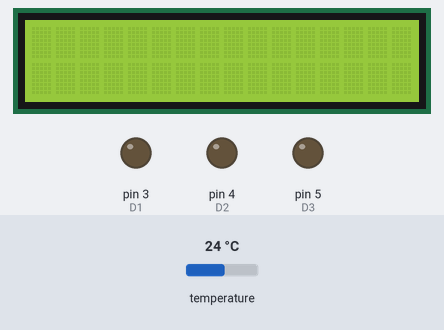
Recording of a sketch running on a simulated Arduino Uno, built with avr-gcc and run on an emulated ATmega328P. Parts: 16×2 character LCD, output pins drawn as LEDs (lit = HIGH). Inputs (shaded band) come from the test bench; at power-on: temperature 24 °C.

Above: at 2.3 s.
2.4 s: temperature set to 16.8 °C
At 3.9 s:
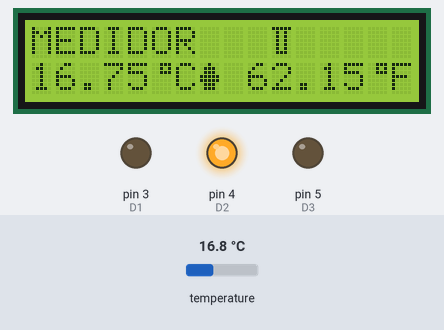
4.2 s: temperature set to 15.1 °C
5.7 s: temperature set to 14.5 °C
At 6.9 s:
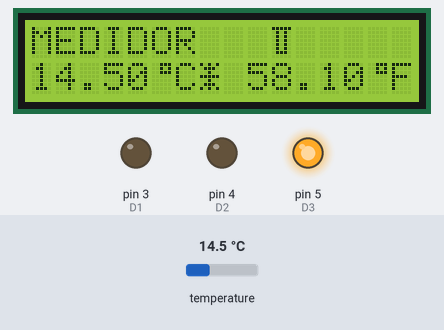
7.3 s: temperature set to 33 °C
At 8.7 s:
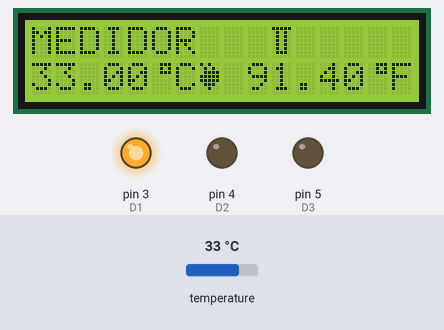
Timing chart, 0 to 9.9 s (numbered marks = the images above; inputs shaded):
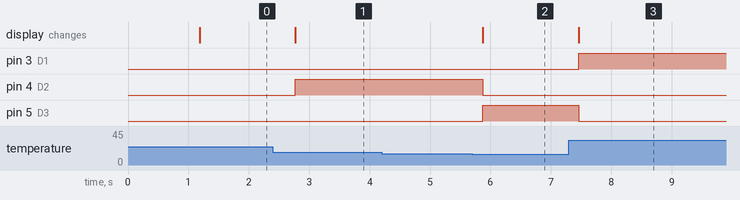

Measured:
- the behaviour switches between 15 and 14.9 °C on temperature (found by bisection; images 1 and 2)
- after the input at 2.4 s, the display: changes after 0.37 s (image 1)
- after the input at 4.2 s, every drawn part: stays the same
- after the input at 5.7 s, pin 4 (D2): HIGH → LOW after 0.18 s; pin 5 (D3): LOW → HIGH after 0.18 s; the display: changes after 0.18 s (image 2)
- after the input at 7.3 s, pin 3 (D1): LOW → HIGH after 0.16 s; pin 5 (D3): HIGH → LOW after 0.16 s; the display: changes after 0.16 s (image 3)

The sketch:

temperatura.ino
```cpp
/*
 * Fundacion Kinal
 * CENTRO EDUCATIVO TECNICO LABORAL KINAL
 * ELECTRONICA
 * EB5AM
 * Taller de Electronica Digital
 * Byron Renato Dávila Santiago
 * 2019618
 */

#include <OneWire.h>
#include <DallasTemperature.h>
#include <Wire.h>
#include <LiquidCrystal_I2C.h>

#define Direccion_LCD 0x27
#define FILAS 2
#define COLUMNAS 16
#define Pin_de_datos 2
#define D1 3
#define D2 4
#define D3 5

int Fahrenheit;
int OFahrenheit();
int Celsius;
int ICelsius();
void LCD_BYRON();
byte Termometro[] = {
  B11111,
  B01010,
  B01010,
  B01010,
  B01010,
  B01010,
  B01110,
  B00000
};
byte Signo_de_grados[] = {
  B00111,
  B00101,
  B00111,
  B00000,
  B00000,
  B00000,
  B00000,
  B00000
};
byte Copo_de_Nieve[] = {
  B10101,
  B01110,
  B00100,
  B11111,
  B00100,
  B01110,
  B10101,
  B00000
};
byte Fuego[] = {
  B10100,
  B01010,
  B01111,
  B11111,
  B11111,
  B01110,
  B00100,
  B00000
};
byte Persona[] = {
  B00100,
  B01110,
  B01110,
  B11111,
  B11111,
  B01110,
  B01110,
  B00000
};
OneWire ourWire(2);
DallasTemperature SENSOR(&ourWire);
LiquidCrystal_I2C LCD_DAVILA(Direccion_LCD, COLUMNAS, FILAS);
void setup() {
  delay(1000);
  Serial.begin(9600);
  SENSOR.begin();
  pinMode(D1, OUTPUT);
  pinMode(D2, OUTPUT);
  pinMode(D3, OUTPUT);
  LCD_DAVILA.begin(16, 2);
  LCD_DAVILA.init();
  LCD_DAVILA.backlight();
  LCD_DAVILA.createChar(1, Termometro);
  LCD_DAVILA.write(1);
  LCD_DAVILA.createChar(2, Signo_de_grados);
  LCD_DAVILA.write(2);
  LCD_DAVILA.createChar(3, Copo_de_Nieve);
  LCD_DAVILA.write(3);
  LCD_DAVILA.createChar(4, Fuego);
  LCD_DAVILA.write(4);
  LCD_DAVILA.createChar(5, Persona);
  LCD_DAVILA.write(5);
}

void loop()
{
   LCD_BYRON();
}
 int ICelsius(){
  SENSOR.requestTemperatures();
  int C = SENSOR.getTempCByIndex(0);
  return C;
}
 int OFahrenheit(){
  SENSOR.requestTemperatures();
  int F = SENSOR.getTempFByIndex(0);
  return F;
}

 void LCD_BYRON(){
 Fahrenheit = OFahrenheit();
 Celsius = ICelsius();
  if(Celsius > 30){
    LCD_DAVILA.setCursor(0,0);
    LCD_DAVILA.print("MEDIDOR");
    LCD_DAVILA.setCursor(10,0);
    LCD_DAVILA.write(1);
    LCD_DAVILA.setCursor(0,1);
    LCD_DAVILA.print(SENSOR.getTempCByIndex(0));
    LCD_DAVILA.setCursor(5,1);
    LCD_DAVILA.write(2);
    LCD_DAVILA.setCursor(6,1);
    LCD_DAVILA.print("C");
    LCD_DAVILA.setCursor(7,1);
    LCD_DAVILA.write(4);
    LCD_DAVILA.setCursor(9,1);
    LCD_DAVILA.print(SENSOR.getTempFByIndex(0));
    LCD_DAVILA.setCursor(14,1);
    LCD_DAVILA.write(2);
    LCD_DAVILA.setCursor(15,1);
    LCD_DAVILA.print("F");
    digitalWrite(D1, HIGH);
    digitalWrite(D2, LOW);
    digitalWrite(D3, LOW);
    }
  if(Celsius > 15 && Celsius < 30){
    LCD_DAVILA.setCursor(0,0);
    LCD_DAVILA.print("MEDIDOR");
    LCD_DAVILA.setCursor(10,0);
    LCD_DAVILA.write(1);
    LCD_DAVILA.setCursor(0,1);
    LCD_DAVILA.print(SENSOR.getTempCByIndex(0));
    LCD_DAVILA.setCursor(5,1);
    LCD_DAVILA.write(2);
    LCD_DAVILA.setCursor(6,1);
    LCD_DAVILA.print("C");
    LCD_DAVILA.setCursor(7,1);
    LCD_DAVILA.write(5);
    LCD_DAVILA.setCursor(9,1);
    LCD_DAVILA.print(SENSOR.getTempFByIndex(0));
    LCD_DAVILA.setCursor(14,1);
    LCD_DAVILA.write(2);
    LCD_DAVILA.setCursor(15,1);
    LCD_DAVILA.print("F");
    digitalWrite(D1, LOW);
    digitalWrite(D2, HIGH);
    digitalWrite(D3, LOW);

  }
  if(Celsius < 15 ){
    LCD_DAVILA.setCursor(0,0);
    LCD_DAVILA.print("MEDIDOR");
    LCD_DAVILA.setCursor(10,0);
    LCD_DAVILA.write(1);
    LCD_DAVILA.setCursor(0,1);
    LCD_DAVILA.print(SENSOR.getTempCByIndex(0));
    LCD_DAVILA.setCursor(5,1);
    LCD_DAVILA.write(2);
    LCD_DAVILA.setCursor(6,1);
    LCD_DAVILA.print("C");
    LCD_DAVILA.setCursor(7,1);
    LCD_DAVILA.write(3);
    LCD_DAVILA.setCursor(9,1);
    LCD_DAVILA.print(SENSOR.getTempFByIndex(0));
    LCD_DAVILA.setCursor(14,1);
    LCD_DAVILA.write(2);
    LCD_DAVILA.setCursor(15,1);
    LCD_DAVILA.print("F");
    digitalWrite(D1, LOW);
    digitalWrite(D2, LOW);
    digitalWrite(D3, HIGH);
  }
  }
```
